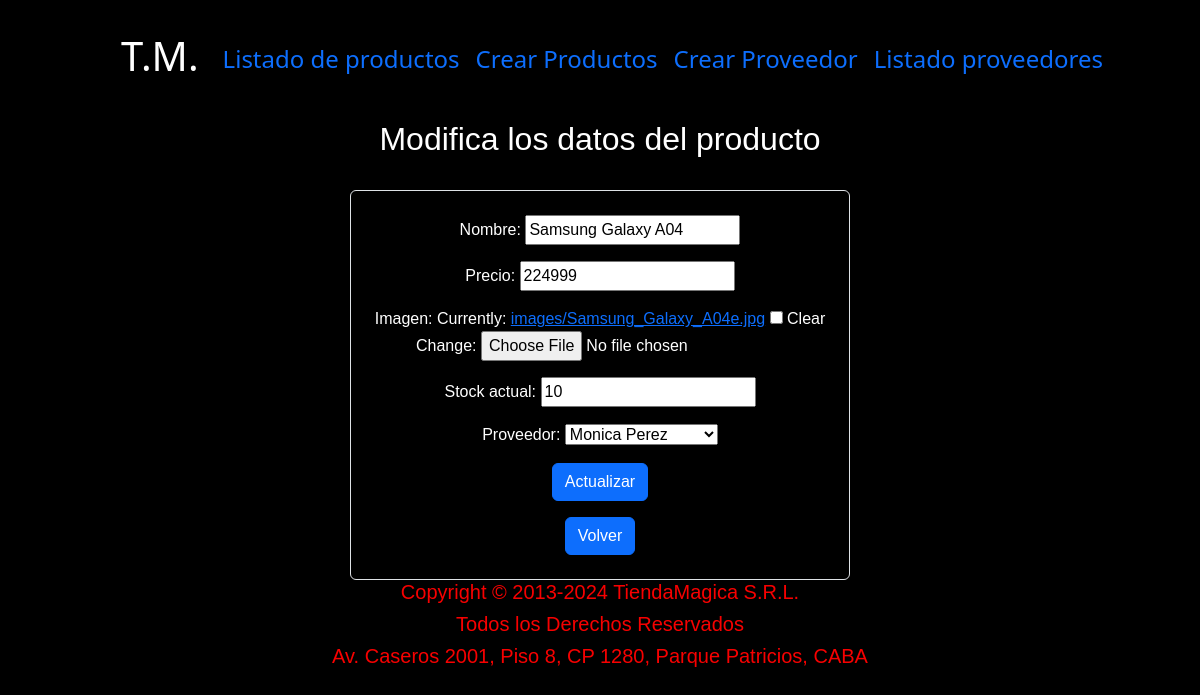
The app's page /actualizar_producto/1/ with its own data.
### compra/models.py (models this page shows, shortened)
class Producto(models.Model):
    nombre = models.CharField(max_length=100)
    precio = models.IntegerField()
    imagen = models.ImageField(upload_to='images/', null=True, blank=True)
    stock_actual = models.IntegerField()
    proveedor = models.ForeignKey(Proveedor, on_delete=models.CASCADE )
    class Meta:
        verbose_name = "Producto"

class Proveedor(models.Model):
    nombre = models.CharField(max_length=100)
    apellido = models.CharField(max_length=100)
    dni = models.IntegerField()
    def __str__(self):
        return f'{ self.nombre} {self.apellido}'
    class Meta:
        verbose_name = "Proveedor"

### compra/views.py (the view)
# urls.py: path('actualizar_producto/<int:pk>/', views.ProductoUpdateView.as_view(), name='update'),
class ProductoUpdateView(UpdateView):
    model = Producto
    template_name = 'actualizar_producto.html'
    fields = ['nombre', 'precio', 'imagen', 'stock_actual', 'proveedor']
    success_url = reverse_lazy('mostrar_productos')

### compra/templates/actualizar_producto.html (shortened to what this page needs)
{% extends 'index.html' %}
{% load static %}
{% block contenidonav %}
<section id="Homepage">
    <div class="d-flex flex-column  align-items-center fs-6 text">
        <div class="row">
            <div data-scrollreveal="wait 0.5s and then ease-in-out 50px" >
                <div class="align-center">
                    <h2 class="main-text">Modifica los datos del producto</h2>
                </div>
            </div>
        </div>
        <div class="row">
            <div data-scrollreveal="enter from the left 500px" class="col-md-12 col-md-offset-3">
                <form action="" method="post" enctype="multipart/form-data" class="mt-4 p-4 border rounded bg-black">
                    {{form.as_p}}
                    <p><input type="submit" value="Actualizar" class="btn btn-primary fs-6"></p>
                    <a type="button" href="{% url 'mostrar_productos' %}" class="btn btn-primary fs-6">Volver</a>
                </form>
            </div>
        </div>
    </div>
</section>
{% endblock contenidonav %}

### stockcontrol/static/css/index.css (style rules this page uses)
body { background-color: black; }
.text { color: rgb(255, 255, 255); font-size: 20px; text-align: center; font-family: 'Franklin Gothic Medium', 'Arial Narrow', Arial, sans-serif; }

### records on screen
Producto: nombre "Samsung Galaxy A04", precio "224999", stock_actual "10", proveedor "Monica Perez"
